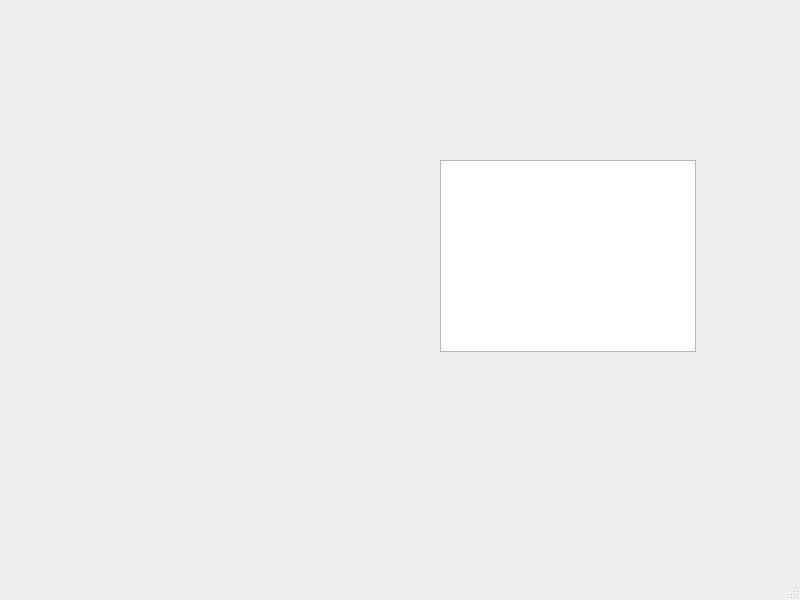
<?xml version="1.0" encoding="UTF-8"?>
<ui version="4.0">
 <class>MainWindow</class>
 <widget class="QMainWindow" name="MainWindow">
  <property name="geometry">
   <rect>
    <x>0</x>
    <y>0</y>
    <width>800</width>
    <height>600</height>
   </rect>
  </property>
  <property name="windowTitle">
   <string>MainWindow</string>
  </property>
  <widget class="QWidget" name="centralwidget">
   <widget class="QGraphicsView" name="graphicsView">
    <property name="geometry">
     <rect>
      <x>440</x>
      <y>160</y>
      <width>256</width>
      <height>192</height>
     </rect>
    </property>
   </widget>
  </widget>
  <widget class="QMenuBar" name="menubar">
   <property name="geometry">
    <rect>
     <x>0</x>
     <y>0</y>
     <width>800</width>
     <height>28</height>
    </rect>
   </property>
  </widget>
  <widget class="QStatusBar" name="statusbar"/>
 </widget>
 <resources/>
 <connections/>
</ui>
